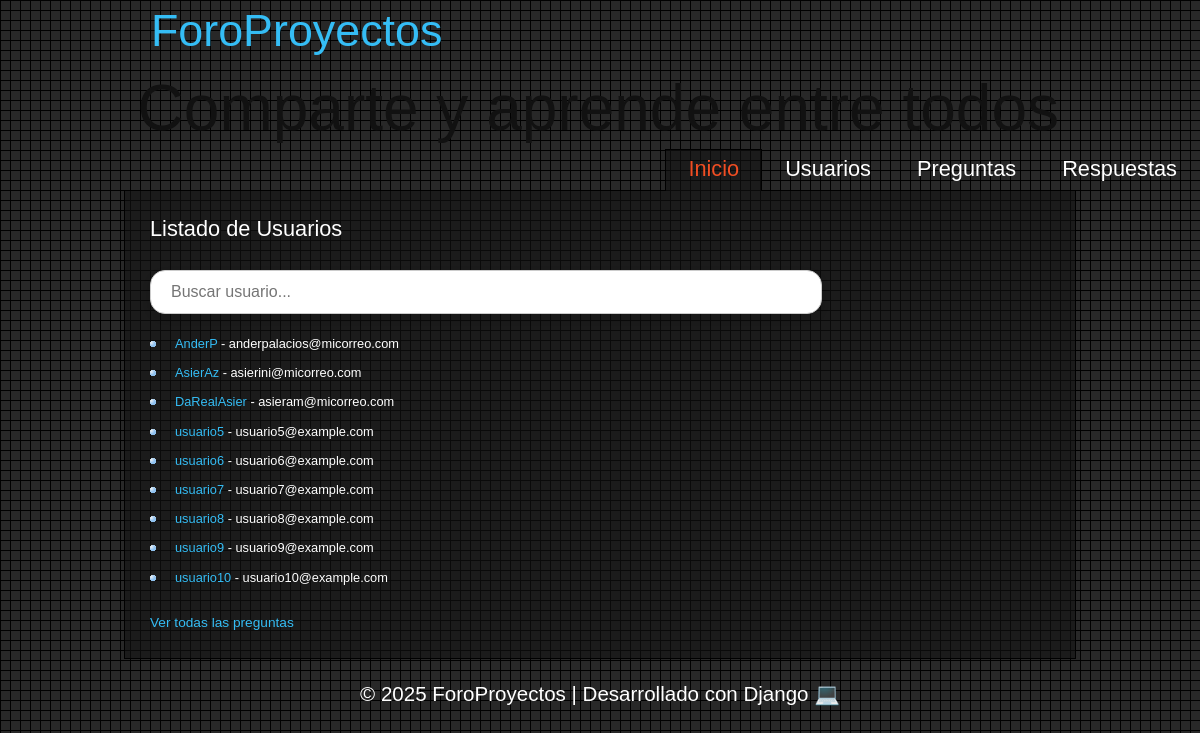
/ForoProyectos/usuario/, run on an earlier commit of the app's database.
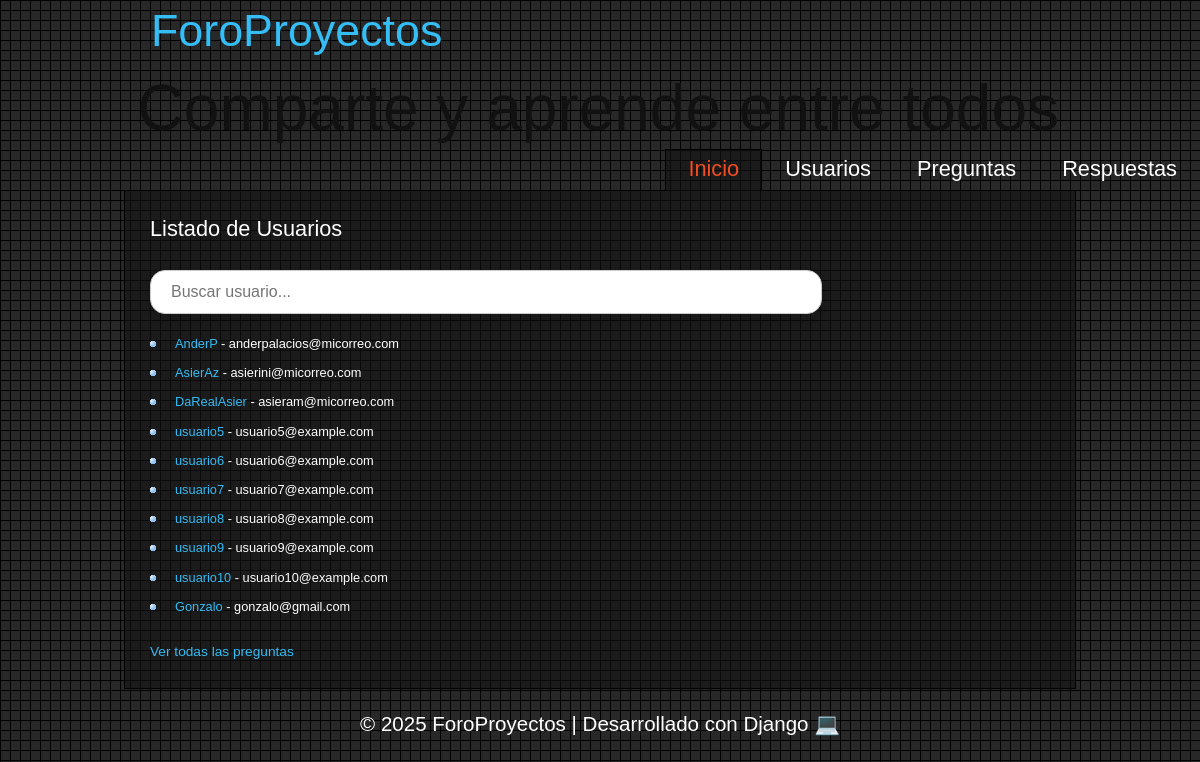
And on a later commit of the database.
### ForoProyectos/models.py (models this page shows, shortened)
class Usuario(models.Model):
    username = models.CharField(max_length=150)
    email = models.EmailField(unique=True)
    contraseña = models.CharField(max_length=128)
    foto = models.URLField(blank=True, null=True)
    class Meta:
        verbose_name = "Usuario"
        verbose_name_plural = "Usuarios"

### ForoProyectos/views.py (the view)
# urls.py: path('usuario/', views.UsuarioListView.as_view(), name='lista_usuarios'),
class UsuarioListView(ListView):
    model = Usuario
    template_name = "usuario/lista_usuarios.html"
    context_object_name = "usuarios"

### ForoProyectos/templates/usuario/lista_usuarios.html
{% extends 'base.html' %}
{% load static %}
{% block contenido %}
            <h2>Listado de Usuarios</h2>
            <input type="text" id="inputUsuario" placeholder="Buscar usuario..." onkeyup="buscarUsuario()">
            <ul id="listaU">
                {% for usuario in usuarios %}
                <li id="Iusuario">
                    <a href="{% url 'detalle_usuario' usuario.id %}">
                        {{ usuario.username }}
                    </a>
                    {% if usuario.email %}
                        - {{ usuario.email }}
                    {% endif %}
                </li>
                {% empty %}
                <li>No hay usuarios registrados.</li>
                {% endfor %}
            </ul>
            <p>
                <a href="{% url 'lista_preguntas' %}">Ver todas las preguntas</a>
            </p>
{% endblock %}

What changed in the data, as far as the page shows it:
added Usuario: username "Gonzalo", email "gonzalo@gmail.com"
